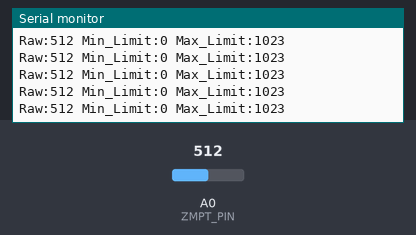
Simulated run of this sketch. Board: Arduino Nano, built with avr-gcc and run on an emulated ATmega328P. Parts: the last lines printed to the serial monitor. The test bench sets the inputs (shaded band); at power-on: A0 (ZMPT_PIN) = 512.

Above: at 1.2 s.
1.3 s: A0 (ZMPT_PIN) set to 106
At 1.9 s:
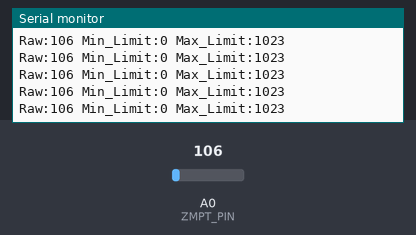
4.3 s: A0 (ZMPT_PIN) set to 94
At 5.2 s:
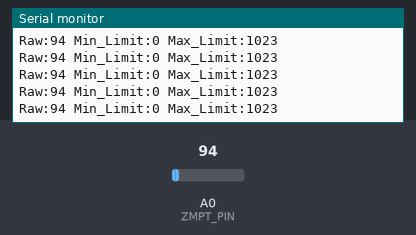
Timing chart, 0 to 7.3 s (numbered marks = the images above; inputs shaded):
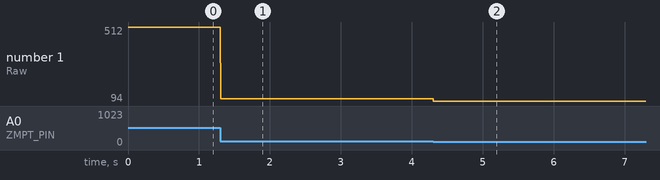

Measured:
- after the input at 1.3 s, the serial monitor: prints a new line at once (image 1)
- after the input at 4.3 s, the serial monitor: prints a new line at once (image 2)
- plotted number 1: 512 → 106 after the input at 1.3 s, 106 → 94 after the input at 4.3 s

The sketch:

zmpt_test.ino
```cpp
// Arduino Nano ZMPT101B Raw Reading Test
// 10-bit ADC (0 - 1023), 5.0V logic

#define ZMPT_PIN A0 // Arduino Nano Analog Pin A0

void setup() {
  Serial.begin(115200);
}

void loop() {
  int raw = analogRead(ZMPT_PIN);

  // Format for Serial Plotter (10-bit bounds: 0 to 1023)
  Serial.print("Raw:");
  Serial.print(raw);
  Serial.print(" Min_Limit:0 Max_Limit:1023\n");

  delayMicroseconds(500); // Fast enough for 50Hz/60Hz wave (~2kHz sampling)
}
```
